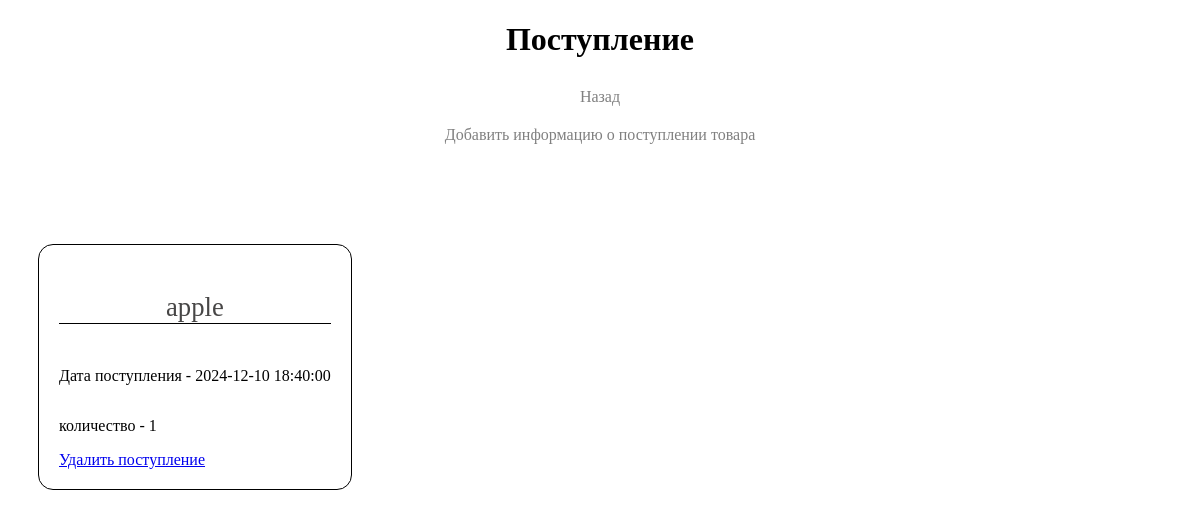
/Admission.php?id=1, run on the app's committed database.
### tables this page shows
CREATE TABLE `characteristics` (
  `id` int NOT NULL,
  `date_time` datetime DEFAULT NULL,
  `product_id` int DEFAULT NULL,
  `amount` int DEFAULT NULL
);

CREATE TABLE `product` (
  `id` int NOT NULL,
  `name` varchar(255) DEFAULT NULL,
  `price` int DEFAULT NULL,
  `article` varchar(255) DEFAULT NULL,
  `ammount_product` int DEFAULT NULL
);

### Admission.php (the view, shortened to what this page needs)
<?php
$pdo = require $_SERVER['DOCUMENT_ROOT'].'/db.php';
$id = $_GET['id'];
$characteristics = $pdo->query("select characteristics.* from characteristics join product on characteristics.product_id = product.id where product.id = '$id'")->fetchAll(PDO::FETCH_ASSOC);
$name_pro = $pdo->query("select name from product where id = '$id'")->fetch(PDO::FETCH_ASSOC);
?>
<!doctype html>
<html lang="en">
<head>
</head>
<body>
<div class="container">
    <h1>Поступление</h1>
    <div class="nav">
        <a href="index.php">Назад</a>
        <a href="Add_admission.php?id_product=<?=$id?>" id="add_admission"> Добавить информацию о поступлении товара</a>
    </div>
        <div class="cards">
            <?php foreach ($characteristics as $item):?>
                <div class="card">
                    <p class="title"> <?=$name_pro['name']?></p>
                    <p>Дата поступления - <?=$item['date_time']?></p>
                    <p>количество - <?=$item['amount']?></p>
                    <a href="/store/store/handler/delete.php?id=<?=$item['id']?>">Удалить поступление</a>
            </div>
            <?php endforeach;?>
    </div>
</div>
</body>
</html>

### Admission.php (style rules this page uses)
.container { margin: 20px 30px; }
.card { display: flex; flex-direction: column; border-bottom: 2px black solid; border: 1px black solid; padding: 20px; border-radius: 15px; }
.cards { display: flex; gap: 60px; }
.nav a { display: flex; flex-direction: column; justify-content: center; align-items: center; text-decoration: none; color: gray; margin-top: 20px; }
h1 { text-align: center; margin-bottom: 30px; }
.nav { margin-bottom: 100px; }
.title { font-size: 20pt; text-align: center; border-bottom: 1px black solid; color: #474646; }

### data on the page
characteristics: product.name "apple", date_time "2024-12-10 18:40:00", amount "1"
